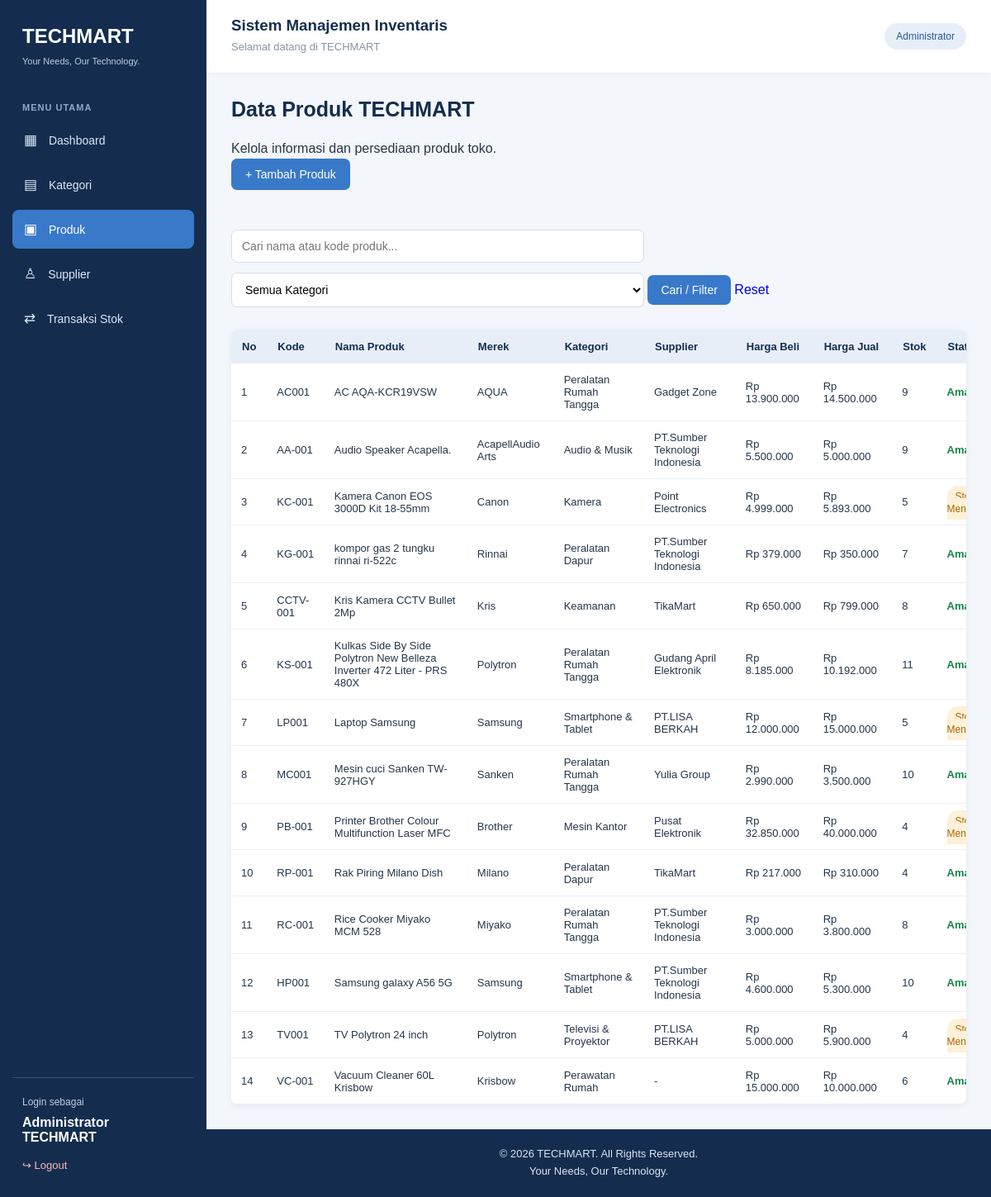
Page /modul/barang/index.php (signed in) on the committed database.
### tables this page shows
CREATE TABLE `barang` (
  `id` int(11) NOT NULL,
  `kode_barang` varchar(30) NOT NULL,
  `nama_barang` varchar(150) NOT NULL,
  `merek` varchar(100) DEFAULT NULL,
  `kategori_id` int(11) NOT NULL,
  `supplier_id` int(11) DEFAULT NULL,
  `harga_beli` decimal(15,2) NOT NULL DEFAULT 0.00,
  `harga_jual` decimal(15,2) NOT NULL DEFAULT 0.00,
  `stok` int(11) NOT NULL DEFAULT 0,
  `stok_minimum` int(11) NOT NULL DEFAULT 0,
  `deskripsi` text DEFAULT NULL,
  `gambar` varchar(255) DEFAULT NULL,
  `created_at` timestamp NOT NULL DEFAULT current_timestamp(),
  `updated_at` timestamp NOT NULL DEFAULT current_timestamp() ON UPDATE current_timestamp()
);

CREATE TABLE `kategori` (
  `id` int(11) NOT NULL,
  `kode_kategori` varchar(20) NOT NULL,
  `nama_kategori` varchar(100) NOT NULL,
  `deskripsi` text DEFAULT NULL,
  `created_at` timestamp NOT NULL DEFAULT current_timestamp()
);

CREATE TABLE `supplier` (
  `id` int(11) NOT NULL,
  `kode_supplier` varchar(20) NOT NULL,
  `nama_supplier` varchar(150) NOT NULL,
  `telepon` varchar(20) DEFAULT NULL,
  `email` varchar(100) DEFAULT NULL,
  `alamat` text DEFAULT NULL,
  `created_at` timestamp NOT NULL DEFAULT current_timestamp()
);

### modul/barang/index.php (the view, shortened to what this page needs)
<?php
$db = getDB();
$cari = trim($_GET['cari'] ?? '');
$sql = "SELECT barang.*, kategori.nama_kategori,
        supplier.nama_supplier
        FROM barang
        JOIN kategori ON barang.kategori_id = kategori.id
        LEFT JOIN supplier ON barang.supplier_id = supplier.id
        WHERE (barang.nama_barang LIKE ?
        OR barang.kode_barang LIKE ?)";
$params = ["%$cari%", "%$cari%"];
$sql .= " ORDER BY barang.nama_barang ASC";
$stmt = $db->prepare($sql);
$stmt->execute($params);
$dataBarang = $stmt->fetchAll();
require_once '../../layout/header.php';
?>
<div class="page-heading">
    <h2>Data Produk TECHMART</h2>
    <p>Kelola informasi dan persediaan produk toko.</p>
</div>
<a href="tambah.php" class="btn-add">
    + Tambah Produk
</a>
<br><br>
<form method="GET">
    <input type="text" name="cari"
        placeholder="Cari nama atau kode produk..."
        value="<?= htmlspecialchars($cari) ?>">
    <select name="kategori_id">
        <option value="">Semua Kategori</option>
    </select>
    <button type="submit">Cari / Filter</button>
    <a href="index.php">Reset</a>
</form>
<div class="table-container">
    <table class="product-table">
        <thead>
            <tr>
                <th>No</th>
                <th>Kode</th>
                <th>Nama Produk</th>
                <th>Merek</th>
                <th>Kategori</th>
                <th>Supplier</th>
                <th>Harga Beli</th>
                <th>Harga Jual</th>
                <th>Stok</th>
                <th>Status Stok</th>
            </tr>
        </thead>
        <tbody>
            <?php if ($dataBarang): ?>
                <?php $no = 1; ?>
                <?php foreach ($dataBarang as $b): ?>
                    <tr>
                        <td><?= $no++ ?></td>
                        <td><?= htmlspecialchars($b['kode_barang']) ?></td>
                        <td><?= htmlspecialchars($b['nama_barang']) ?></td>
                        <td><?= htmlspecialchars($b['merek'] ?? '') ?></td>
                        <td><?= htmlspecialchars($b['nama_kategori']) ?></td>
                        <td><?= htmlspecialchars($b['nama_supplier'] ?? '-') ?></td>
                        <td>Rp <?= number_format($b['harga_beli'], 0, ',', '.') ?></td>
                        <td>Rp <?= number_format($b['harga_jual'], 0, ',', '.') ?></td>
                        <td><?= $b['stok'] ?></td>
                        <td>
                            <?php if ($b['stok'] <= $b['stok_minimum']): ?>
                                <span class="status-warning">Stok Menipis</span>
                            <?php else: ?>
                                <span class="status-safe">Aman</span>
                            <?php endif; ?>
                        </td>
                    </tr>
                <?php endforeach; ?>
            <?php endif; ?>
        </tbody>
    </table>
</div>
<?php require_once '../../layout/footer.php'; ?>

### assets/css/style.css (style rules this page uses)
* { margin: 0; padding: 0; box-sizing: border-box; }
html, body { width: 100%; min-height: 100%; }
body { font-family: Arial, Helvetica, sans-serif; background: #f3f6fa; color: #26364a; overflow-x: hidden; }
a { text-decoration: none; }
main h1, main h2, main h3 { color: #142d4e; }
main h2 { font-size: 25px; margin-bottom: 20px; }
p { line-height: 1.6; }
button, .btn { background: #3979c9; color: white; border: none; padding: 10px 16px; border-radius: 7px; cursor: pointer; font-size: 14px; display: inline-block; }
.btn-add { display: inline-block; background: #3979c9; color: white; padding: 11px 17px; border-radius: 7px; margin-bottom: 15px; font-size: 14px; }
.table-container { width: 100%; max-width: 100%; overflow-x: auto; margin-top: 15px; background: white; border-radius: 9px; box-shadow: 0 2px 10px rgba(20,45,78,0.06); }
table { width: 100%; border-collapse: collapse; background: white; }
th { background: #e7eef7; color: #142d4e; text-align: left; padding: 13px; font-size: 13px; white-space: nowrap; }
td { padding: 12px; border-bottom: 1px solid #edf0f5; font-size: 13px; vertical-align: middle; }
form { margin-top: 15px; }
input, select, textarea { width: 100%; max-width: 500px; padding: 11px 12px; border: 1px solid #d5deea; border-radius: 7px; font-size: 14px; background: white; margin-bottom: 12px; outline: none; }
.status-warning { background: #fff0d8; color: #a66a00; padding: 6px 10px; border-radius: 20px; font-size: 12px; }
.status-safe { color: #16834a; font-weight: 600; }
.product-table { min-width: 1100px; }

### rows in the picture
barang: kode_barang "AC001", nama_barang "AC AQA-KCR19VSW", merek "AQUA", kategori.nama_kategori "Peralatan Rumah Tangga", supplier.nama_supplier "Gadget Zone", harga_beli "13.900.000", harga_jual "14.500.000", stok "9", stok_minimum "Aman"
barang: kode_barang "AA-001", nama_barang "Audio Speaker Acapella.", merek "AcapellAudio Arts", kategori.nama_kategori "Audio & Musik", supplier.nama_supplier "PT.Sumber Teknologi Indonesia", harga_beli "5.500.000", harga_jual "5.000.000", stok "9", stok_minimum "Aman"
barang: kode_barang "KC-001", nama_barang "Kamera Canon EOS 3000D Kit 18-55mm", merek "Canon", kategori.nama_kategori "Kamera", supplier.nama_supplier "Point Electronics", harga_beli "4.999.000", harga_jual "5.893.000", stok "5", stok_minimum "Stok Menipis"
barang: kode_barang "KG-001", nama_barang "kompor gas 2 tungku rinnai ri-522c", merek "Rinnai", kategori.nama_kategori "Peralatan Dapur", supplier.nama_supplier "PT.Sumber Teknologi Indonesia", harga_beli "379.000", harga_jual "350.000", stok "7", stok_minimum "Aman"
barang: kode_barang "CCTV-001", nama_barang "Kris Kamera CCTV Bullet 2Mp", merek "Kris", kategori.nama_kategori "Keamanan", supplier.nama_supplier "TikaMart", harga_beli "650.000", harga_jual "799.000", stok "8", stok_minimum "Aman"
barang: kode_barang "KS-001", nama_barang "Kulkas Side By Side Polytron New Belleza Inverter 472 Liter - PRS 480X", merek "Polytron", kategori.nama_kategori "Peralatan Rumah Tangga", supplier.nama_supplier "Gudang April Elektronik", harga_beli "8.185.000", harga_jual "10.192.000", stok "11", stok_minimum "Aman"
barang: kode_barang "LP001", nama_barang "Laptop Samsung", merek "Samsung", kategori.nama_kategori "Smartphone & Tablet", supplier.nama_supplier "PT.LISA BERKAH", harga_beli "12.000.000", harga_jual "15.000.000", stok "5", stok_minimum "Stok Menipis"
barang: kode_barang "MC001", nama_barang "Mesin cuci Sanken TW-927HGY", merek "Sanken", kategori.nama_kategori "Peralatan Rumah Tangga", supplier.nama_supplier "Yulia Group", harga_beli "2.990.000", harga_jual "3.500.000", stok "10", stok_minimum "Aman"
barang: kode_barang "PB-001", nama_barang "Printer Brother Colour Multifunction Laser MFC", merek "Brother", kategori.nama_kategori "Mesin Kantor", supplier.nama_supplier "Pusat Elektronik", harga_beli "32.850.000", harga_jual "40.000.000", stok "4", stok_minimum "Stok Menipis"
barang: kode_barang "RP-001", nama_barang "Rak Piring Milano Dish", merek "Milano", kategori.nama_kategori "Peralatan Dapur", supplier.nama_supplier "TikaMart", harga_beli "217.000", harga_jual "310.000", stok "4", stok_minimum "Aman"
barang: kode_barang "RC-001", nama_barang "Rice Cooker Miyako MCM 528", merek "Miyako", kategori.nama_kategori "Peralatan Rumah Tangga", supplier.nama_supplier "PT.Sumber Teknologi Indonesia", harga_beli "3.000.000", harga_jual "3.800.000", stok "8", stok_minimum "Aman"
barang: kode_barang "HP001", nama_barang "Samsung galaxy A56 5G", merek "Samsung", kategori.nama_kategori "Smartphone & Tablet", supplier.nama_supplier "PT.Sumber Teknologi Indonesia", harga_beli "4.600.000", harga_jual "5.300.000", stok "10", stok_minimum "Aman"
barang: kode_barang "TV001", nama_barang "TV Polytron 24 inch", merek "Polytron", kategori.nama_kategori "Televisi & Proyektor", supplier.nama_supplier "PT.LISA BERKAH", harga_beli "5.000.000", harga_jual "5.900.000", stok "4", stok_minimum "Stok Menipis"
barang: kode_barang "VC-001", nama_barang "Vacuum Cleaner 60L Krisbow", merek "Krisbow", kategori.nama_kategori "Perawatan Rumah", nama_supplier "-", harga_beli "15.000.000", harga_jual "10.000.000", stok "6", stok_minimum "Aman"

### other values in the picture
$_SESSION['nama'] "Administrator TECHMART"
